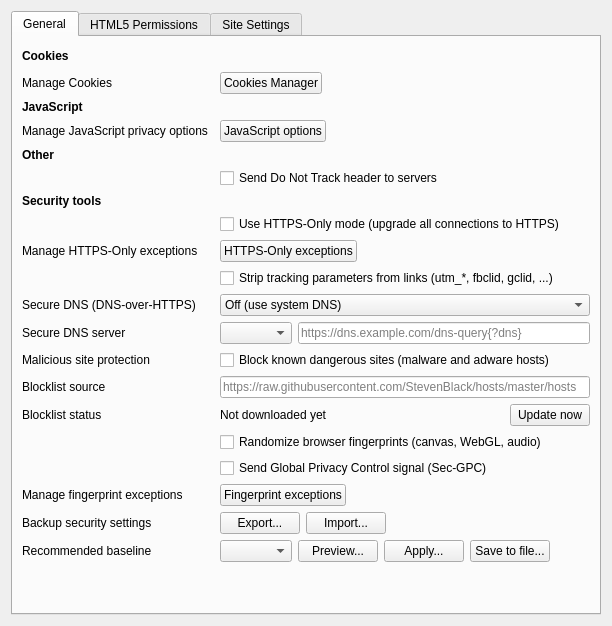
         <widget class="QWidget" name="privacyPage">
          <layout class="QGridLayout" name="gridLayout_12">
           <item row="20" column="1">
            <widget class="QTabWidget" name="tabWidget_4">
             <property name="currentIndex">
              <number>0</number>
             </property>
             <widget class="QWidget" name="tab_9">
              <attribute name="title">
               <string>General</string>
              </attribute>
              <layout class="QGridLayout" name="gridLayout_24">
               <item row="1" column="0">
                <widget class="QLabel" name="label_19">
                 <property name="text">
                  <string>Manage Cookies</string>
                 </property>
                </widget>
               </item>
               <item row="1" column="2">
                <widget class="QPushButton" name="cookieManagerBut">
                 <property name="sizePolicy">
                  <sizepolicy hsizetype="Fixed" vsizetype="Fixed">
                   <horstretch>0</horstretch>
                   <verstretch>0</verstretch>
                  </sizepolicy>
                 </property>
                 <property name="text">
                  <string>Cookies Manager</string>
                 </property>
                </widget>
               </item>
               <item row="0" column="2">
                <spacer name="horizontalSpacer_22">
                 <property name="orientation">
                  <enum>Qt::Orientation::Horizontal</enum>
                 </property>
                 <property name="sizeHint" stdset="0">
                  <size>
                   <width>40</width>
                   <height>20</height>
                  </size>
                 </property>
                </spacer>
               </item>
               <item row="3" column="0" colspan="3">
                <widget class="QLabel" name="label_61">
                 <property name="mouseTracking">
                  <bool>true</bool>
                 </property>
                 <property name="text">
                  <string>&lt;b&gt;JavaScript&lt;/b&gt;</string>
                 </property>
                </widget>
               </item>
               <item row="5" column="2">
                <widget class="QPushButton" name="jsOptionsButton">
                 <property name="sizePolicy">
                  <sizepolicy hsizetype="Fixed" vsizetype="Fixed">
                   <horstretch>0</horstretch>
                   <verstretch>0</verstretch>
                  </sizepolicy>
                 </property>
                 <property name="text">
                  <string>JavaScript options</string>
                 </property>
                </widget>
               </item>
               <item row="8" column="2">
                <widget class="QCheckBox" name="doNotTrack">
                 <property name="text">
                  <string>Send Do Not Track header to servers</string>
                 </property>
                </widget>
               </item>
               <item row="9" column="0">
                <widget class="QLabel" name="labelSecurityTools">
                 <property name="text">
                  <string>&lt;b&gt;Security tools&lt;/b&gt;</string>
                 </property>
                </widget>
               </item>
               <item row="10" column="0">
                <spacer name="horizontalSpacerHttpsOnly">
                 <property name="orientation">
                  <enum>Qt::Orientation::Horizontal</enum>
                 </property>
                 <property name="sizeType">
                  <enum>QSizePolicy::Policy::Fixed</enum>
                 </property>
                 <property name="sizeHint" stdset="0">
                  <size>
                   <width>20</width>
                   <height>20</height>
                  </size>
                 </property>
                </spacer>
               </item>
               <item row="10" column="2">
                <widget class="QCheckBox" name="httpsOnly">
                 <property name="toolTip">
                  <string>Automatically upgrade all insecure http:// connections to https://.
Local and private network addresses are never upgraded.</string>
                 </property>
                 <property name="text">
                  <string>Use HTTPS-Only mode (upgrade all connections to HTTPS)</string>
                 </property>
                </widget>
               </item>
               <item row="11" column="0">
                <widget class="QLabel" name="labelHttpsOnlyExceptions">
                 <property name="mouseTracking">
                  <bool>false</bool>
                 </property>
                 <property name="text">
                  <string>Manage HTTPS-Only exceptions</string>
                 </property>
                </widget>
               </item>
               <item row="11" column="2">
                <widget class="QPushButton" name="httpsOnlyExceptionsButton">
                 <property name="sizePolicy">
                  <sizepolicy hsizetype="Fixed" vsizetype="Fixed">
                   <horstretch>0</horstretch>
                   <verstretch>0</verstretch>
                  </sizepolicy>
                 </property>
                 <property name="text">
                  <string>HTTPS-Only exceptions</string>
                 </property>
                </widget>
               </item>
               <item row="12" column="0">
                <spacer name="horizontalSpacerStripTracking">
                 <property name="orientation">
                  <enum>Qt::Orientation::Horizontal</enum>
                 </property>
                 <property name="sizeType">
                  <enum>QSizePolicy::Policy::Fixed</enum>
                 </property>
                 <property name="sizeHint" stdset="0">
                  <size>
                   <width>20</width>
                   <height>20</height>
                  </size>
                 </property>
                </spacer>
               </item>
               <item row="12" column="2">
                <widget class="QCheckBox" name="stripTrackingQuery">
                 <property name="toolTip">
                  <string>Remove known tracking parameters (utm_*, fbclid, gclid, ...) from URLs before loading them.</string>
                 </property>
                 <property name="text">
                  <string>Strip tracking parameters from links (utm_*, fbclid, gclid, ...)</string>
                 </property>
                </widget>
               </item>
               <item row="0" column="0">
                <widget class="QLabel" name="label_12">
                 <property name="text">
                  <string>&lt;b&gt;Cookies&lt;/b&gt;</string>
                 </property>
                </widget>
               </item>
               <item row="8" column="0">
                <spacer name="horizontalSpacer_20">
                 <property name="orientation">
                  <enum>Qt::Orientation::Horizontal</enum>
                 </property>
                 <property name="sizeType">
                  <enum>QSizePolicy::Policy::Fixed</enum>
                 </property>
                 <property name="sizeHint" stdset="0">
                  <size>
                   <width>20</width>
                   <height>20</height>
                  </size>
                 </property>
                </spacer>
               </item>
               <item row="5" column="0">
                <widget class="QLabel" name="label_25">
                 <property name="mouseTracking">
                  <bool>false</bool>
                 </property>
                 <property name="text">
                  <string>Manage JavaScript privacy options</string>
                 </property>
                </widget>
               </item>
               <item row="7" column="0">
                <widget class="QLabel" name="label_50">
                 <property name="text">
                  <string>&lt;b&gt;Other&lt;/b&gt;</string>
                 </property>
                </widget>
               </item>
               <item row="13" column="0">
                <widget class="QLabel" name="labelSecureDns">
                 <property name="text">
                  <string>Secure DNS (DNS-over-HTTPS)</string>
                 </property>
                </widget>
               </item>
               <item row="13" column="2">
                <widget class="QComboBox" name="dnsOverHttpsMode">
                 <property name="sizePolicy">
                  <sizepolicy hsizetype="Preferred" vsizetype="Fixed">
                   <horstretch>0</horstretch>
                   <verstretch>0</verstretch>
                  </sizepolicy>
                 </property>
                 <property name="toolTip">
                  <string>Resolve all hostnames through an encrypted DNS-over-HTTPS server.
Secure DNS with fallback falls back to the system DNS if the secure server fails.
Secure DNS only never falls back - if the secure server fails, pages will not load.
Requires QtWebEngine 6.6 or newer.</string>
                 </property>
                 <item>
                  <property name="text">
                   <string>Off (use system DNS)</string>
                  </property>
                 </item>
                 <item>
                  <property name="text">
                   <string>Secure DNS with fallback</string>
                  </property>
                 </item>
                 <item>
                  <property name="text">
                   <string>Secure DNS only (no fallback)</string>
                  </property>
                 </item>
                </widget>
               </item>
               <item row="14" column="0">
                <widget class="QLabel" name="labelDnsOverHttpsServer">
                 <property name="text">
                  <string>Secure DNS server</string>
                 </property>
                </widget>
               </item>
               <item row="14" column="2">
                <layout class="QHBoxLayout" name="horizontalLayoutSecureDns">
                 <item>
                  <widget class="QComboBox" name="dnsOverHttpsServers">
                   <property name="toolTip">
                    <string>Choose a known secure DNS provider, or Custom to enter your own DNS-over-HTTPS URI template.</string>
                   </property>
                  </widget>
                 </item>
                 <item>
                  <widget class="QLineEdit" name="dnsOverHttpsCustom">
                   <property name="toolTip">
                    <string>DNS-over-HTTPS URI template, for example https://dns.example.com/dns-query{?dns}</string>
                   </property>
                   <property name="placeholderText">
                    <string>https://dns.example.com/dns-query{?dns}</string>
                   </property>
                  </widget>
                 </item>
                </layout>
               </item>
               <item row="15" column="2">
                <widget class="QCheckBox" name="threatBlock">
                 <property name="toolTip">
                  <string>Block navigations and resources from hosts on a curated security blocklist (default: StevenBlack hosts). The list is downloaded in bulk from the configured source - no information about your browsing is sent.</string>
                 </property>
                 <property name="text">
                  <string>Block known dangerous sites (malware and adware hosts)</string>
                 </property>
                </widget>
               </item>
               <item row="15" column="0">
                <widget class="QLabel" name="labelThreatBlock">
                 <property name="text">
                  <string>Malicious site protection</string>
                 </property>
                </widget>
               </item>
               <item row="16" column="0">
                <widget class="QLabel" name="labelThreatBlockSource">
                 <property name="text">
                  <string>Blocklist source</string>
                 </property>
                </widget>
               </item>
               <item row="16" column="2">
                <widget class="QLineEdit" name="threatBlockSource">
                 <property name="toolTip">
                  <string>Plain-text blocklist URL. Lines can be hosts-file entries (0.0.0.0 domain), full URLs or bare host names.</string>
                 </property>
                 <property name="placeholderText">
                  <string>https://raw.githubusercontent.com/StevenBlack/hosts/master/hosts</string>
                 </property>
                </widget>
               </item>
               <item row="17" column="0">
                <widget class="QLabel" name="labelThreatBlockStatus">
                 <property name="text">
                  <string>Blocklist status</string>
                 </property>
                </widget>
               </item>
               <item row="17" column="2">
                <layout class="QHBoxLayout" name="horizontalLayoutThreatBlock">
                 <item>
                  <widget class="QLabel" name="threatBlockStatus">
                   <property name="toolTip">
                    <string>Number of hosts on the blocklist and when it was last updated.</string>
                   </property>
                   <property name="text">
                    <string>Not downloaded yet</string>
                   </property>
                   <property name="wordWrap">
                    <bool>true</bool>
                   </property>
                  </widget>
                 </item>
                 <item>
                  <spacer name="horizontalSpacerThreatBlock">
                   <property name="orientation">
                    <enum>Qt::Orientation::Horizontal</enum>
                   </property>
                   <property name="sizeHint" stdset="0">
                    <size>
                     <width>40</width>
                     <height>20</height>
                    </size>
                   </property>
                  </spacer>
                 </item>
                 <item>
                  <widget class="QPushButton" name="threatBlockUpdateButton">
                   <property name="sizePolicy">
                    <sizepolicy hsizetype="Fixed" vsizetype="Fixed">
                     <horstretch>0</horstretch>
                     <verstretch>0</verstretch>
                    </sizepolicy>
                   </property>
                   <property name="toolTip">
                    <string>Download the blocklist from the configured source now.</string>
                   </property>
                   <property name="text">
                    <string>Update now</string>
                   </property>
                  </widget>
                 </item>
                </layout>
               </item>
               <item row="18" column="0">
                <spacer name="horizontalSpacerFingerprint">
                 <property name="orientation">
                  <enum>Qt::Orientation::Horizontal</enum>
                 </property>
                 <property name="sizeType">
                  <enum>QSizePolicy::Policy::Fixed</enum>
                 </property>
                 <property name="sizeHint" stdset="0">
                  <size>
                   <width>20</width>
                   <height>20</height>
                  </size>
                 </property>
                </spacer>
               </item>
               <item row="18" column="2">
                <widget class="QCheckBox" name="fingerprintProtection">
                 <property name="toolTip">
                  <string>Randomize canvas, WebGL, audio and hardware fingerprints on every site.
The values stay stable for one site (so sites keep working) but differ between sites,
browser profiles and users. Individual sites can be excluded from the padlock menu,
or in bulk from the fingerprint exceptions dialog.</string>
                 </property>
                 <property name="text">
                  <string>Randomize browser fingerprints (canvas, WebGL, audio)</string>
                 </property>
                </widget>
               </item>
               <item row="19" column="0">
                <spacer name="horizontalSpacerGpc">
                 <property name="orientation">
                  <enum>Qt::Orientation::Horizontal</enum>
                 </property>
                 <property name="sizeType">
                  <enum>QSizePolicy::Policy::Fixed</enum>
                 </property>
                 <property name="sizeHint" stdset="0">
                  <size>
                   <width>20</width>
                   <height>20</height>
                  </size>
                 </property>
                </spacer>
               </item>
               <item row="19" column="2">
                <widget class="QCheckBox" name="globalPrivacyControl">
                 <property name="toolTip">
                  <string>Send the Global Privacy Control opt-out with every request (Sec-GPC: 1 header) and report it to page scripts (navigator.globalPrivacyControl). Where the law recognizes GPC (California, Colorado, Connecticut and others), sites must honor it as an opt-out from the sale or sharing of personal data.</string>
                 </property>
                 <property name="text">
                  <string>Send Global Privacy Control signal (Sec-GPC)</string>
                 </property>
                </widget>
               </item>
               <item row="20" column="0">
                <widget class="QLabel" name="labelFingerprintExceptions">
                 <property name="text">
                  <string>Manage fingerprint exceptions</string>
                 </property>
                </widget>
               </item>
               <item row="20" column="2">
                <widget class="QPushButton" name="fingerprintExceptionsButton">
                 <property name="sizePolicy">
                  <sizepolicy hsizetype="Fixed" vsizetype="Fixed">
                   <horstretch>0</horstretch>
                   <verstretch>0</verstretch>
                  </sizepolicy>
                 </property>
                 <property name="text">
                  <string>Fingerprint exceptions</string>
                 </property>
                </widget>
               </item>
               <item row="21" column="0">
                <widget class="QLabel" name="labelSecurityBackup">
                 <property name="text">
                  <string>Backup security settings</string>
                 </property>
                </widget>
               </item>
               <item row="21" column="2">
                <layout class="QHBoxLayout" name="horizontalLayoutSecurityBackup">
                 <item>
                  <widget class="QPushButton" name="securityExportButton">
                   <property name="sizePolicy">
                    <sizepolicy hsizetype="Fixed" vsizetype="Fixed">
                     <horstretch>0</horstretch>
                     <verstretch>0</verstretch>
                    </sizepolicy>
                   </property>
                   <property name="toolTip">
                    <string>Save the configuration of all security tools (protections, exceptions, secure DNS servers, blocklist source) to a JSON file that can be imported on another machine or profile. The file carries a checksum of its contents, so changes made after the export are detected on import.</string>
                   </property>
                   <property name="text">
                    <string>Export...</string>
                   </property>
                  </widget>
                 </item>
                 <item>
                  <widget class="QPushButton" name="securityImportButton">
                   <property name="sizePolicy">
                    <sizepolicy hsizetype="Fixed" vsizetype="Fixed">
                     <horstretch>0</horstretch>
                     <verstretch>0</verstretch>
                    </sizepolicy>
                   </property>
                   <property name="toolTip">
                    <string>Apply a previously exported security settings file. Every tool section is validated on its own; malformed sections are skipped and reported, the rest still applies. A file whose checksum does not match was changed after the export and is refused unless you explicitly allow it. The fingerprint randomization seed is never part of a settings file.</string>
                   </property>
                   <property name="text">
                    <string>Import...</string>
                   </property>
                  </widget>
                 </item>
                 <item>
                  <spacer name="horizontalSpacerSecurityBackup">
                   <property name="orientation">
                    <enum>Qt::Orientation::Horizontal</enum>
                   </property>
                   <property name="sizeHint" stdset="0">
                    <size>
                     <width>40</width>
                     <height>20</height>
                    </size>
                   </property>
                  </spacer>
                 </item>
                </layout>
               </item>
               <item row="22" column="0">
                <widget class="QLabel" name="labelSecurityPreset">
                 <property name="text">
                  <string>Recommended baseline</string>
                 </property>
                </widget>
               </item>
               <item row="22" column="2">
                <layout class="QHBoxLayout" name="horizontalLayoutSecurityPreset">
                 <item>
                  <widget class="QComboBox" name="securityPresetCombo">
                   <property name="toolTip">
                    <string>Ready-made configurations for the whole security suite, from Essentials to Maximum protection. Applying a preset replaces the configuration of every security tool; site exceptions are reset.</string>
                   </property>
                  </widget>
                 </item>
                 <item>
                  <widget class="QPushButton" name="securityPresetPreviewButton">
                   <property name="sizePolicy">
                    <sizepolicy hsizetype="Fixed" vsizetype="Fixed">
                     <horstretch>0</horstretch>
                     <verstretch>0</verstretch>
                    </sizepolicy>
                   </property>
                   <property name="toolTip">
                    <string>Show what the selected preset would change in this profile, tool by tool, on the osza:settings-diff page. Nothing is applied by the preview.</string>
                   </property>
                   <property name="text">
                    <string>Preview...</string>
                   </property>
                  </widget>
                 </item>
                 <item>
                  <widget class="QPushButton" name="securityBaselineButton">
                   <property name="sizePolicy">
                    <sizepolicy hsizetype="Fixed" vsizetype="Fixed">
                     <horstretch>0</horstretch>
                     <verstretch>0</verstretch>
                    </sizepolicy>
                   </property>
                   <property name="toolTip">
                    <string>Apply the selected preset to every security tool, after a confirmation. The preset goes through the same validation as an imported settings file.</string>
                   </property>
                   <property name="text">
                    <string>Apply...</string>
                   </property>
                  </widget>
                 </item>
                 <item>
                  <widget class="QPushButton" name="securityPresetSaveButton">
                   <property name="sizePolicy">
                    <sizepolicy hsizetype="Fixed" vsizetype="Fixed">
                     <horstretch>0</horstretch>
                     <verstretch>0</verstretch>
                    </sizepolicy>
                   </property>
                   <property name="toolTip">
                    <string>Save the selected preset as a security settings file, without applying it to this profile. The file is a regular export: it carries a checksum and can be imported on any Osza machine or profile.</string>
                   </property>
                   <property name="text">
                    <string>Save to file...</string>
                   </property>
                  </widget>
                 </item>
                 <item>
                  <spacer name="horizontalSpacerSecurityPreset">
                   <property name="orientation">
                    <enum>Qt::Orientation::Horizontal</enum>
                   </property>
                   <property name="sizeHint" stdset="0">
                    <size>
                     <width>40</width>
                     <height>20</height>
                    </size>
                   </property>
                  </spacer>
                 </item>
                </layout>
               </item>
               <item row="23" column="0" colspan="3">
                <spacer name="verticalSpacer_3">
                 <property name="orientation">
                  <enum>Qt::Orientation::Vertical</enum>
                 </property>
                 <property name="sizeHint" stdset="0">
                  <size>
                   <width>20</width>
                   <height>40</height>
                  </size>
                 </property>
                </spacer>
               </item>
              </layout>
             </widget>
             <widget class="QWidget" name="tab_10">
              <attribute name="title">
               <string>HTML5 Permissions</string>
              </attribute>
              <layout class="QVBoxLayout" name="verticalLayout_7">
               <item>
                <widget class="QListWidget" name="siteSettingsHtml5List"/>
               </item>
              </layout>
             </widget>
             <widget class="QWidget" name="tab_11">
              <attribute name="title">
               <string>Site Settings</string>
              </attribute>
              <layout class="QVBoxLayout" name="verticalLayout_6">
               <item>
                <widget class="QListWidget" name="siteSettingsList"/>
               </item>
              </layout>
             </widget>
            </widget>
           </item>
          </layout>
         </widget>
